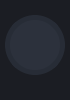
           <widget class="QFrame" name="frame_left_menu">
            <property name="sizePolicy">
             <sizepolicy hsizetype="Preferred" vsizetype="Preferred">
              <horstretch>0</horstretch>
              <verstretch>0</verstretch>
             </sizepolicy>
            </property>
            <property name="minimumSize">
             <size>
              <width>70</width>
              <height>0</height>
             </size>
            </property>
            <property name="maximumSize">
             <size>
              <width>70</width>
              <height>16777215</height>
             </size>
            </property>
            <property name="layoutDirection">
             <enum>Qt::LeftToRight</enum>
            </property>
            <property name="styleSheet">
             <string notr="true">background-color: rgb(27, 29, 35);</string>
            </property>
            <property name="frameShape">
             <enum>QFrame::NoFrame</enum>
            </property>
            <property name="frameShadow">
             <enum>QFrame::Raised</enum>
            </property>
            <layout class="QVBoxLayout" name="verticalLayout_5">
             <property name="spacing">
              <number>1</number>
             </property>
             <property name="leftMargin">
              <number>0</number>
             </property>
             <property name="topMargin">
              <number>0</number>
             </property>
             <property name="rightMargin">
              <number>0</number>
             </property>
             <property name="bottomMargin">
              <number>0</number>
             </property>
             <item alignment="Qt::AlignTop">
              <widget class="QFrame" name="frame_menus">
               <property name="frameShape">
                <enum>QFrame::NoFrame</enum>
               </property>
               <property name="frameShadow">
                <enum>QFrame::Raised</enum>
               </property>
               <layout class="QVBoxLayout" name="layout_menus">
                <property name="spacing">
                 <number>0</number>
                </property>
                <property name="leftMargin">
                 <number>0</number>
                </property>
                <property name="topMargin">
                 <number>0</number>
                </property>
                <property name="rightMargin">
                 <number>0</number>
                </property>
                <property name="bottomMargin">
                 <number>0</number>
                </property>
               </layout>
              </widget>
             </item>
             <item alignment="Qt::AlignBottom">
              <widget class="QFrame" name="frame_extra_menus">
               <property name="sizePolicy">
                <sizepolicy hsizetype="Preferred" vsizetype="Preferred">
                 <horstretch>0</horstretch>
                 <verstretch>0</verstretch>
                </sizepolicy>
               </property>
               <property name="frameShape">
                <enum>QFrame::NoFrame</enum>
               </property>
               <property name="frameShadow">
                <enum>QFrame::Raised</enum>
               </property>
               <layout class="QVBoxLayout" name="layout_menu_bottom">
                <property name="spacing">
                 <number>10</number>
                </property>
                <property name="leftMargin">
                 <number>0</number>
                </property>
                <property name="topMargin">
                 <number>0</number>
                </property>
                <property name="rightMargin">
                 <number>0</number>
                </property>
                <property name="bottomMargin">
                 <number>25</number>
                </property>
                <item alignment="Qt::AlignHCenter">
                 <widget class="QLabel" name="label_user_icon">
                  <property name="sizePolicy">
                   <sizepolicy hsizetype="Maximum" vsizetype="Maximum">
                    <horstretch>0</horstretch>
                    <verstretch>0</verstretch>
                   </sizepolicy>
                  </property>
                  <property name="minimumSize">
                   <size>
                    <width>60</width>
                    <height>60</height>
                   </size>
                  </property>
                  <property name="maximumSize">
                   <size>
                    <width>60</width>
                    <height>60</height>
                   </size>
                  </property>
                  <property name="font">
                   <font>
                    <family>Segoe UI</family>
                    <pointsize>12</pointsize>
                   </font>
                  </property>
                  <property name="styleSheet">
                   <string notr="true">QLabel {
	border-radius: 30px;
	background-color: rgb(44, 49, 60);
	border: 5px solid rgb(39, 44, 54);
	background-position: center;
	background-repeat: no-repeat;
	background-image: url(:/32x32/icons/32x32/timer-icon.png);
}</string>
                  </property>
                  <property name="text">
                   <string/>
                  </property>
                  <property name="alignment">
                   <set>Qt::AlignCenter</set>
                  </property>
                 </widget>
                </item>
               </layout>
              </widget>
             </item>
            </layout>
           </widget>
